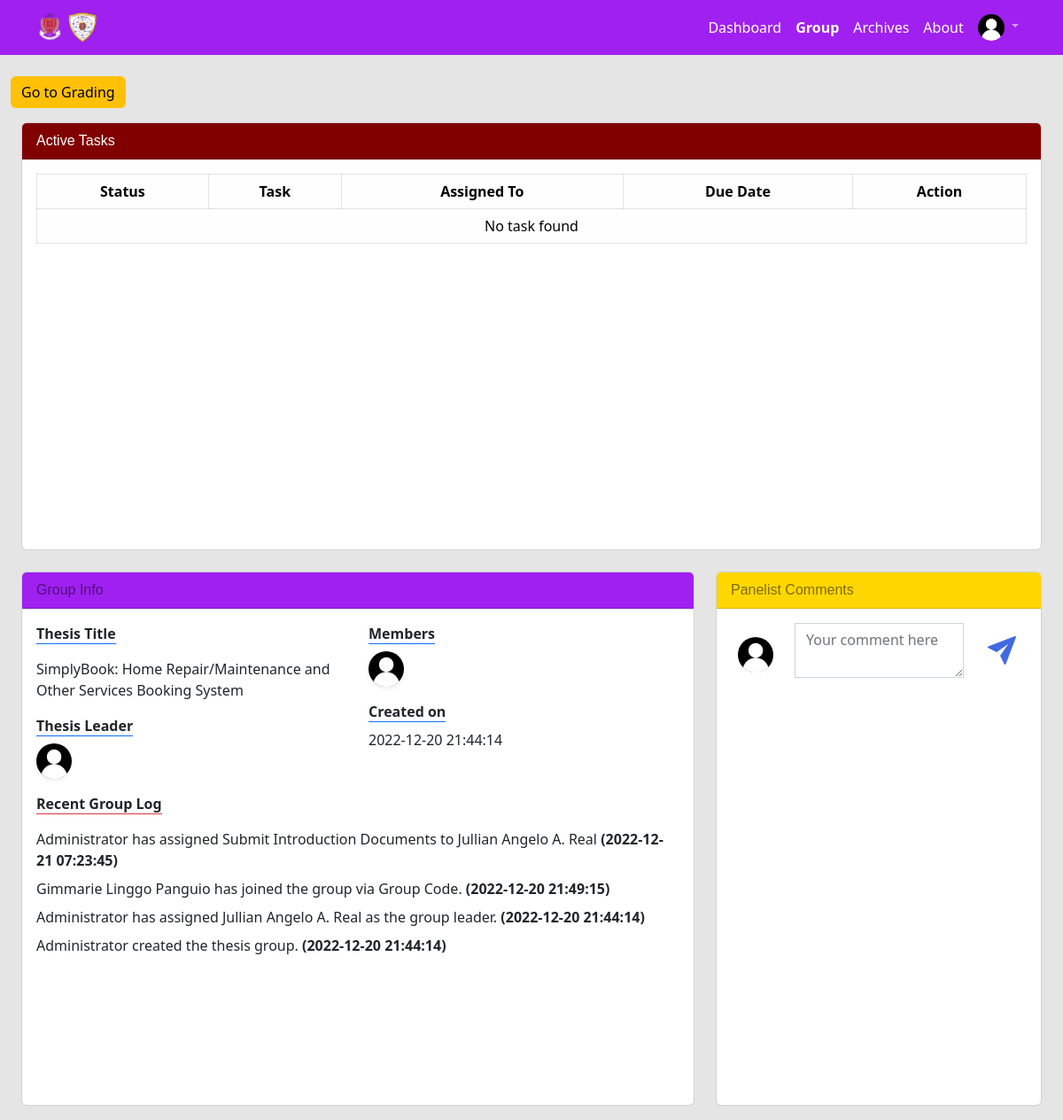
The app's page /view_group.php?id=53 (signed in) with its own data.
### tables this page shows
CREATE TABLE `groups` (
  `groupid` int(11) NOT NULL,
  `creation` datetime NOT NULL,
  `created_by` int(11) NOT NULL,
  `group_leader` int(11) NOT NULL,
  `group_title` varchar(255) NOT NULL,
  `group_code` varchar(6) NOT NULL
);

CREATE TABLE `users` (
  `id` int(11) NOT NULL,
  `date` datetime NOT NULL,
  `last_seen` timestamp NOT NULL DEFAULT current_timestamp(),
  `ip_addr` varchar(45) NOT NULL,
  `fullname` varchar(100) NOT NULL,
  `username` varchar(30) NOT NULL,
  `group_id` int(11) NOT NULL DEFAULT 0,
  `email` varchar(100) NOT NULL,
  `email_verified` varchar(100) DEFAULT NULL,
  `password` varchar(255) NOT NULL,
  `image` varchar(255) NOT NULL DEFAULT 'default_profile.jpg',
  `role` tinyint(4) DEFAULT 0,
  `advised_by` int(11) NOT NULL DEFAULT 0
);

CREATE TABLE `group_logs` (
  `id` int(11) NOT NULL,
  `groupid` int(11) NOT NULL,
  `log_date` datetime NOT NULL,
  `log_details` varchar(256) NOT NULL
);

### view_group.php (the view, shortened to what this page needs)
<?php
    require "./libs/functions.php";
    if(isset($_GET['id']))
	{
		$groupid = $_GET['id'];
        $query = "SELECT * FROM groups WHERE groupid = :id LIMIT 1;";
        $selectStmt = $con->prepare($query);
        $selectStmt->execute(['id' => $groupid]);
        $group_row = $selectStmt->fetch();
    }
    require('libs/header.php');
?>
<!DOCTYPE html>
<html>
    <head>
        <link href="./bootstrap/css/bootstrap.min.css" rel="stylesheet" media="nope!" onload="this.media='all'">
        <link rel="stylesheet" href="./css/style.css">
    </head>
    <body>
        <?php if($selectStmt->rowCount() > 0): ?>
            <div class="grey-wrapper">
                <div class="container-fluid header mt-4 mb-3">
                    <div class="row">
                        <div class="col mb-3">
                            <a href="../admin/grades.php"><button type="button" class="btn btn-warning btn-md">Go to Grading</button></a>
                        </div>
                    </div>
                    <div class="row mx-auto d-flex justify-content-evenly mb-4">
                        <div class="col-md-12">
                            <div class="card">
                                <div class="card-header text-white" style="background-color: #800000; font-family: 'Lemon/Milk', sans-serif;">Active Tasks</div>
                                <div id="task-content" class="card-body">
                                    <table class="table table-hover">
                                        <thead>
                                            <tr class="table-light">
                                                <th scope="col" class="text-center">Status</th>
                                                <th scope="col" class="text-center" colspan="1">Task</th>
                                                <th scope="col" class="text-center">Assigned To</th>
                                                <th scope="col" class="text-center">Due Date</th>
                                                <th scope="col" class="text-center">Action</th>
                                            </tr>
                                        </thead>
                                        <tbody>
                                            <?php
                                            $selectStmt = $con->prepare('SELECT * FROM tasks WHERE taskgroup = :id AND taskstatus <= 1 ORDER BY taskid DESC');
                                            $selectStmt->execute(['id' => $_SESSION['user']['group_id']]);
                                            if($selectStmt->rowCount() > 0):
                                                while($row = $selectStmt->fetch(PDO::FETCH_ASSOC)):
                                            ?>
                                            <tr class="table-light text-center">
                                                <td>
                                                    <?php
                                                    switch($row['taskstatus']) {
                                                        case 0:
                                                            echo '<span class="badge bg-danger tg-white">Incomplete</span>';
                                                            break;
                                                        case 1:
                                                            echo '<span class="badge bg-warning text-white">In-Progress</span>';
                                                            break;
                                                        case 2:
                                                            echo '<span class="badge bg-success text-white">Complete</span>';
                                                            break;
                                                    }
                                                    ?>
                                                </td>
                                                <td><?php echo $row['tasktitle'] . ' - ' . $row['taskdetail']; ?></td>
                                                <td><?php echo getFullName($row['taskassignedto']); ?></td>
                                                <td><?php echo getweekDay($row['taskdue']) . ', ' . date("F j g:i a", strtotime($row['taskdue'])); ?></td>
                                                <td><a href="<?php echo './task.php?id=' . $row['taskid']; ?>"><span class="badge bg-primary text-white">View</span></a></td>
                                            </tr>
                                            <?php endwhile; ?>
                                            <?php else: ?>
                                            <tr class="table-light">
                                                <td colspan="8" class="text-center">No task found</td>
                                            </tr>
                                            <?php endif; ?>
                                        </tbody>
                                    </table>
                                </div>
                            </div>
                        </div>
                    </div>
                    <div class="row mx-auto">
                        <div class="col-lg-8">
                            <div class="card">
                                <div class="card-header text-black-50" style="background-color: #A020F0; font-family: 'Lemon/Milk', sans-serif;">Group Info</div>
                                <div id="group-content" class="card-body">
                                    <div class="row">
                                        <div class="col-sm-6">
                                            <dl>
                                                <dt><b class="border-bottom border-primary">Thesis Title</b></dt>
                                                <dd><p class="mt-3"><?php echo $group_row['group_title']; ?></p></dd>
                                            </dl>
                                            <dl>
                                                <dt><b class="border-bottom border-primary">Thesis Leader</b></td>
                                                <dd class="mt-2">
                                                    <?php
                                                        $query = "SELECT id, fullname, image FROM users WHERE id = :id";
                                                        $selectStm = $con->prepare($query);
                                                        $selectStm->execute(['id' => $group_row['group_leader']]);
                                                        if($selectStm->rowCount() > 0):
                                                            $rows = $selectStm->fetch();
                                                    ?>
                                                        <a href="" class="edit" title="<?php echo $rows['fullname'] ?>" data-toggle="tooltip">
                                                            <img src="<?php echo './assets/profile_pictures/' .$rows['image'] ?>" class="rounded-circle shadow-sm border-info img-sm mr-3" style="width: 40px; height: 40px;" alt="Avatar" />
                                                        </a>
                                                    <?php else: ?>
                                                        <p>No group leader</p>
                                                    <?php endif; ?>
                                                </dd>
                                            </dl>
                                        </div>
                                        <div class="col-md-6">
                                            <dl>
                                                <dt><b class="border-bottom border-primary">Members</b></dt>
                                                <dd>
                                                    <p class="mt-2">
                                                        <?php
                                                            $query = "SELECT id, fullname, image FROM users WHERE group_id = :id";
                                                            $selectStm = $con->prepare($query);
                                                            $selectStm->execute(['id' => $groupid]);
                                                            if($selectStm->rowCount() >= 2):
                                                            while($rows = $selectStm->fetch(PDO::FETCH_ASSOC)):
                                                                if($group_row['group_leader'] == $rows['id']) continue;
                                                            ?>
                                                            <a href="" class="edit" title="<?php echo $rows['fullname'] ?>" data-toggle="tooltip">
                                                                <img src="<?php echo './assets/profile_pictures/' .$rows['image'] ?>" class="rounded-circle shadow-sm border-info img-sm mr-3" style="width: 40px; height: 40px;" alt="Avatar" />
                                                            </a>
                                                            <?php endwhile; ?>
                                                            <?php else: ?>
                                                            <p class="mt-3">This thesis group has no member.</p>
                                                        <?php endif; ?>
                                                    </p>
                                                </dd>
                                            </dl>
                                            <dl>
                                                <dt><b class="border-bottom border-primary">Created on</b></dt>
                                                <dd class="mt-2">
                                                    <?php echo $group_row['creation'] ?>
                                                </dd>
                                            </dl>
                                        </div>
                                    </div>
                                    <div class="row">
                                        <dl>
                                            <dt><b class="border-bottom border-danger">Recent Group Log</b></dt>
                                        </dl>
                                        <div id="group-logs">
                                            <dl>
                                                <?php
                                                    $query = "SELECT * FROM group_logs WHERE groupid = :id ORDER BY id DESC LIMIT 5;";
                                                    $selectStmt = $con->prepare($query);
                                                    $selectStmt->bindValue('id', $groupid, PDO::PARAM_INT);
                                                    $selectStmt->execute();
                                                ?>
                                                <?php if($selectStmt->rowCount() > 0): ?>
                                                    <?php while($activities_row = $selectStmt->fetch(PDO::FETCH_ASSOC)): ?>
                                                        <dd><?php echo $activities_row['log_details'] . " <strong>(" . $activities_row['log_date'] . ")</strong>"; ?></dd>
                                                    <?php endwhile; ?>
                                                <?php else: ?>
                                                    <tr class="table-light text-center">
                                                        <dd>No recent activities.</dd>
                                                    </tr>
                                                <?php endif; ?>
                                            </dl>
                                        </div>
                                    </div>
                                </div>
                            </div>
                        </div>
                        <div class="col-lg-4">
                            <div class="card">
                                <div class="card-header text-black-50" style="background-color: #FFD700; font-family: 'Lemon/Milk', sans-serif;">Panelist Comments</div>
                                <div id="comment-content" class="card-body">
                                    <form id="form_comment">
                                        <div class="input-group">
                                            <img id="commentPic" src="<?php echo './assets/profile_pictures/' .$_SESSION['user']['image'] ?>" id="preview" class="rounded-circle mt-3 mx-2" style="width: 40px; height: 40px;" alt="Avatar" />
                                            <textarea class="form-control mx-3" name="comment" id="comment" placeholder="Your comment here"></textarea>
                                            <button id="publishBtn" class="btn" type="button">
                                                <img src="<?php echo './assets/images/send_button.svg'; ?>" style="height: 32px; width: 32px;">
                                            </button>
                                        </div>
                                    </form>
                                </div>
                            </div>
                        </div>
                    </div>
                </div>
            </div>
        <?php endif; ?>
    </body>
</html>

### css/style.css (style rules this page uses)
table, th, td { border: 1px solid black; border-collapse: collapse; }
a:link { text-decoration: none; }
.grey-wrapper { overflow: auto; position: relative; width: 100%; min-height: 100%; background-color: rgb(169,169,169, 0.3); display: block; }

### view_group.php (style rules this page uses)
table.table tr th, table.table tr td { border: 1px solid rgba(0, 0, 0, 0.1); background-color: rgba(240, 240, 240, 0.1) !important }
table.table td:last-child { width: 130px; }
#group-content { height: 70vh; width: 100%; }
#comment-content { height: 70vh; overflow-x: scroll; overflow-y: auto; width: 100%; }
#task-content { height: 55vh; overflow-x: scroll; overflow-y: auto; width: 100%; }
#group-logs { height: 30vh; overflow-x: scroll; overflow-y: auto; width: 100%; }
button, button:active, button:focus, button:hover, .btn, .btn:active, .btn:focus, .btn:hover { border:none !important; outline:none !important; }

### records on screen
groups: group_title "SimplyBook: Home Repair/Maintenance and Other Services Booking System", creation "2022-12-20 21:44:14"
users: image (placeholder picture)
users: image (placeholder picture)
group_logs: log_details "Administrator has assigned Submit Introduction Documents to Jullian Angelo A. Real", log_date "2022-12-21 07:23:45"
group_logs: log_details "Gimmarie Linggo Panguio has joined the group via Group Code.", log_date "2022-12-20 21:49:15"
group_logs: log_details "Administrator has assigned Jullian Angelo A. Real as the group leader.", log_date "2022-12-20 21:44:14"
group_logs: log_details "Administrator created the thesis group.", log_date "2022-12-20 21:44:14"
